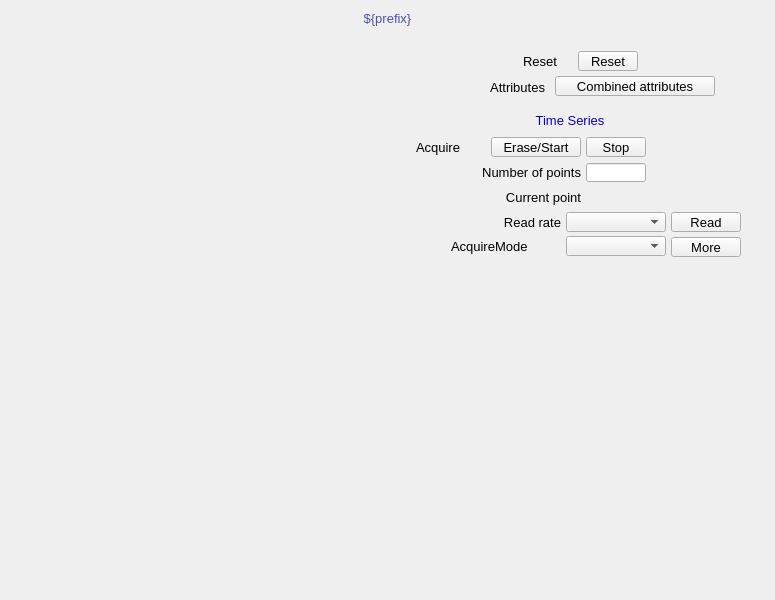
<?xml version="1.0" ?>
<ui version="4.0">
  <class>Dialog</class>
  <widget class="QWidget" name="screen">
    <property name="geometry">
      <rect>
        <x>826</x>
        <y>470</y>
        <width>775</width>
        <height>600</height>
      </rect>
    </property>
    <property name="styleSheet">
      <string notr="true">QWidget#screen {
  color: rgb(0, 0, 0);
  background-color: rgb(187, 187, 187);
  }</string>
    </property>
    <property name="windowTitle">
      <string>NDPluginAttribute</string>
    </property>
    <widget class="PyDMDrawingRectangle" name="rectangle">
      <property name="geometry">
        <rect>
          <x>0</x>
          <y>5</y>
          <width>775</width>
          <height>25</height>
        </rect>
      </property>
      <property name="brush" stdset="0">
        <brush brushstyle="SolidPattern">
          <color alpha="255">
            <red>218</red>
            <green>218</green>
            <blue>218</blue>
          </color>
        </brush>
      </property>
      <property name="penStyle" stdset="0">
        <enum>Qt::SolidLine</enum>
      </property>
      <property name="penColor" stdset="0">
        <color>
          <red>218</red>
          <green>218</green>
          <blue>218</blue>
        </color>
      </property>
      <property name="penWidth" stdset="0">
        <double>0</double>
      </property>
      <property name="penCapStyle" stdset="0">
        <enum>Qt::FlatCap</enum>
      </property>
      <property name="toolTip">
        <string>rectangle</string>
      </property>
    </widget>
    <widget class="PyDMEmbeddedDisplay" name="composite">
      <property name="geometry">
        <rect>
          <x>5</x>
          <y>40</y>
          <width>380</width>
          <height>555</height>
        </rect>
      </property>
      <property name="toolTip">
        <string>composite</string>
      </property>
      <property name="filename" stdset="0">
        <string>PluginBase_V35.ui</string>
      </property>
    </widget>
    <widget class="PyDMDrawingRectangle" name="rectangle_1">
      <property name="geometry">
        <rect>
          <x>390</x>
          <y>40</y>
          <width>380</width>
          <height>60</height>
        </rect>
      </property>
      <property name="brush" stdset="0">
        <brush brushstyle="NoBrush">
          <color alpha="255">
            <red>45</red>
            <green>45</green>
            <blue>45</blue>
          </color>
        </brush>
      </property>
      <property name="penStyle" stdset="0">
        <enum>Qt::SolidLine</enum>
      </property>
      <property name="penColor" stdset="0">
        <color>
          <red>45</red>
          <green>45</green>
          <blue>45</blue>
        </color>
      </property>
      <property name="penWidth" stdset="0">
        <double>1</double>
      </property>
      <property name="penCapStyle" stdset="0">
        <enum>Qt::FlatCap</enum>
      </property>
      <property name="toolTip">
        <string>rectangle_1</string>
      </property>
    </widget>
    <widget class="PyDMFrame" name="composite_1">
      <property name="geometry">
        <rect>
          <x>0</x>
          <y>6</y>
          <width>775</width>
          <height>25</height>
        </rect>
      </property>
      <widget class="QLabel" name="text">
        <property name="geometry">
          <rect>
            <x>0</x>
            <y>0</y>
            <width>775</width>
            <height>25</height>
          </rect>
        </property>
        <property name="text">
          <string>${prefix}</string>
        </property>
        <property name="font" stdset="0">
          <font>
            <pointsize>10</pointsize>
          </font>
        </property>
        <property name="brush" stdset="0">
          <brush brushstyle="SolidPattern">
            <color alpha="255">
              <red>77</red>
              <green>82</green>
              <blue>164</blue>
            </color>
          </brush>
        </property>
        <property name="toolTip">
          <string>text</string>
        </property>
        <property name="alignment">
          <set>Qt::AlignCenter</set>
        </property>
        <property name="styleSheet">
          <string notr="true">QLabel#text {
  color: rgb(77, 82, 164);
  }</string>
        </property>
      </widget>
    </widget>
    <widget class="PyDMFrame" name="composite_2">
      <property name="geometry">
        <rect>
          <x>445</x>
          <y>76</y>
          <width>270</width>
          <height>21</height>
        </rect>
      </property>
      <widget class="PyDMRelatedDisplayButton" name="related_display">
        <property name="geometry">
          <rect>
            <x>110</x>
            <y>0</y>
            <width>160</width>
            <height>20</height>
          </rect>
        </property>
        <property name="toolTip">
          <string>Combined attributes</string>
        </property>
        <property name="text">
          <string>Combined attributes</string>
        </property>
        <property name="showIcon" stdset="0">
          <bool>true</bool>
        </property>
        <property name="font" stdset="0">
          <font>
            <pointsize>10</pointsize>
          </font>
        </property>
        <property name="styleSheet">
          <string notr="true">PyDMRelatedDisplayButton#related_display {
  color: rgb(0, 0, 0);
  background-color: rgb(115, 223, 255);
  }</string>
        </property>
        <property name="titles" stdset="0">
          <stringlist>
            <string>Attributes 1-8</string>
            <string>Attributes 9-16</string>
          </stringlist>
        </property>
        <property name="filenames" stdset="0">
          <stringlist>
            <string>AttributePlugin8_V35.ui</string>
            <string>AttributePlugin8_V35.ui</string>
          </stringlist>
        </property>
        <property name="macros" stdset="0">
          <stringlist>
            <string>P=${P},R=${R},A1=1:,A2=2:,A3=3:,A4=4:,A5=5:,A6=6:,A7=7:,A8=8:</string>
            <string>P=${P},R=${R},A1=9:,A2=10:,A3=11:,A4=12:,A5=13:,A6=14:,A7=15:,A8=16:</string>
          </stringlist>
        </property>
        <property name="openInNewWindow" stdset="0">
          <bool>true</bool>
        </property>
      </widget>
      <widget class="QLabel" name="text_1">
        <property name="geometry">
          <rect>
            <x>0</x>
            <y>1</y>
            <width>100</width>
            <height>20</height>
          </rect>
        </property>
        <property name="text">
          <string>Attributes</string>
        </property>
        <property name="font" stdset="0">
          <font>
            <pointsize>10</pointsize>
          </font>
        </property>
        <property name="brush" stdset="0">
          <brush brushstyle="SolidPattern">
            <color alpha="255">
              <red>0</red>
              <green>0</green>
              <blue>0</blue>
            </color>
          </brush>
        </property>
        <property name="toolTip">
          <string>text_1</string>
        </property>
        <property name="alignment">
          <set>Qt::AlignRight|Qt::AlignTrailing|Qt::AlignVCenter</set>
        </property>
        <property name="styleSheet">
          <string notr="true">QLabel#text_1 {
  color: rgb(0, 0, 0);
  }</string>
        </property>
      </widget>
    </widget>
    <widget class="PyDMFrame" name="composite_3">
      <property name="geometry">
        <rect>
          <x>523</x>
          <y>51</y>
          <width>115</width>
          <height>20</height>
        </rect>
      </property>
      <widget class="PyDMPushButton" name="message_button">
        <property name="geometry">
          <rect>
            <x>55</x>
            <y>0</y>
            <width>60</width>
            <height>20</height>
          </rect>
        </property>
        <property name="text">
          <string>Reset</string>
        </property>
        <property name="font" stdset="0">
          <font>
            <pointsize>10</pointsize>
          </font>
        </property>
        <property name="toolTip">
          <string>${prefix}Reset</string>
        </property>
        <property name="channel" stdset="0">
          <string>ca://${prefix}Reset</string>
        </property>
        <property name="pressValue" stdset="0">
          <string>1</string>
        </property>
        <property name="styleSheet">
          <string notr="true">PyDMPushButton#message_button {
  color: rgb(0, 0, 0);
  background-color: rgb(115, 223, 255);
  }</string>
        </property>
      </widget>
      <widget class="QLabel" name="text_2">
        <property name="geometry">
          <rect>
            <x>0</x>
            <y>0</y>
            <width>50</width>
            <height>20</height>
          </rect>
        </property>
        <property name="text">
          <string>Reset</string>
        </property>
        <property name="font" stdset="0">
          <font>
            <pointsize>10</pointsize>
          </font>
        </property>
        <property name="brush" stdset="0">
          <brush brushstyle="SolidPattern">
            <color alpha="255">
              <red>0</red>
              <green>0</green>
              <blue>0</blue>
            </color>
          </brush>
        </property>
        <property name="toolTip">
          <string>text_2</string>
        </property>
        <property name="alignment">
          <set>Qt::AlignLeading|Qt::AlignLeft|Qt::AlignVCenter</set>
        </property>
        <property name="styleSheet">
          <string notr="true">QLabel#text_2 {
  color: rgb(0, 0, 0);
  }</string>
        </property>
      </widget>
    </widget>
    <widget class="PyDMFrame" name="composite_4">
      <property name="geometry">
        <rect>
          <x>390</x>
          <y>105</y>
          <width>380</width>
          <height>155</height>
        </rect>
      </property>
      <widget class="PyDMDrawingRectangle" name="rectangle_2">
        <property name="geometry">
          <rect>
            <x>120</x>
            <y>5</y>
            <width>120</width>
            <height>21</height>
          </rect>
        </property>
        <property name="brush" stdset="0">
          <brush brushstyle="SolidPattern">
            <color alpha="255">
              <red>218</red>
              <green>218</green>
              <blue>218</blue>
            </color>
          </brush>
        </property>
        <property name="penStyle" stdset="0">
          <enum>Qt::SolidLine</enum>
        </property>
        <property name="penColor" stdset="0">
          <color>
            <red>218</red>
            <green>218</green>
            <blue>218</blue>
          </color>
        </property>
        <property name="penWidth" stdset="0">
          <double>0</double>
        </property>
        <property name="penCapStyle" stdset="0">
          <enum>Qt::FlatCap</enum>
        </property>
        <property name="toolTip">
          <string>rectangle_2</string>
        </property>
      </widget>
      <widget class="PyDMDrawingRectangle" name="rectangle_3">
        <property name="geometry">
          <rect>
            <x>0</x>
            <y>0</y>
            <width>380</width>
            <height>155</height>
          </rect>
        </property>
        <property name="brush" stdset="0">
          <brush brushstyle="NoBrush">
            <color alpha="255">
              <red>0</red>
              <green>0</green>
              <blue>0</blue>
            </color>
          </brush>
        </property>
        <property name="penStyle" stdset="0">
          <enum>Qt::SolidLine</enum>
        </property>
        <property name="penColor" stdset="0">
          <color>
            <red>0</red>
            <green>0</green>
            <blue>0</blue>
          </color>
        </property>
        <property name="penWidth" stdset="0">
          <double>1</double>
        </property>
        <property name="penCapStyle" stdset="0">
          <enum>Qt::FlatCap</enum>
        </property>
        <property name="toolTip">
          <string>rectangle_3</string>
        </property>
      </widget>
      <widget class="QLabel" name="text_3">
        <property name="geometry">
          <rect>
            <x>125</x>
            <y>5</y>
            <width>110</width>
            <height>20</height>
          </rect>
        </property>
        <property name="text">
          <string>Time Series</string>
        </property>
        <property name="font" stdset="0">
          <font>
            <pointsize>10</pointsize>
          </font>
        </property>
        <property name="brush" stdset="0">
          <brush brushstyle="SolidPattern">
            <color alpha="255">
              <red>10</red>
              <green>0</green>
              <blue>184</blue>
            </color>
          </brush>
        </property>
        <property name="toolTip">
          <string>text_3</string>
        </property>
        <property name="alignment">
          <set>Qt::AlignCenter</set>
        </property>
        <property name="styleSheet">
          <string notr="true">QLabel#text_3 {
  color: rgb(10, 0, 184);
  }</string>
        </property>
      </widget>
      <widget class="QLabel" name="text_4">
        <property name="geometry">
          <rect>
            <x>61</x>
            <y>82</y>
            <width>130</width>
            <height>20</height>
          </rect>
        </property>
        <property name="text">
          <string>Current point</string>
        </property>
        <property name="font" stdset="0">
          <font>
            <pointsize>10</pointsize>
          </font>
        </property>
        <property name="brush" stdset="0">
          <brush brushstyle="SolidPattern">
            <color alpha="255">
              <red>0</red>
              <green>0</green>
              <blue>0</blue>
            </color>
          </brush>
        </property>
        <property name="toolTip">
          <string>text_4</string>
        </property>
        <property name="alignment">
          <set>Qt::AlignRight|Qt::AlignTrailing|Qt::AlignVCenter</set>
        </property>
        <property name="styleSheet">
          <string notr="true">QLabel#text_4 {
  color: rgb(0, 0, 0);
  }</string>
        </property>
      </widget>
      <widget class="PyDMLabel" name="text_update">
        <property name="geometry">
          <rect>
            <x>196</x>
            <y>83</y>
            <width>90</width>
            <height>18</height>
          </rect>
        </property>
        <property name="toolTip">
          <string>PV: ${prefix}TS:TSCurrentPoint</string>
        </property>
        <property name="channel" stdset="0">
          <string>ca://${prefix}TS:TSCurrentPoint</string>
        </property>
        <property name="font" stdset="0">
          <font>
            <pointsize>10</pointsize>
          </font>
        </property>
        <property name="alignment">
          <set>Qt::AlignLeading|Qt::AlignLeft|Qt::AlignVCenter</set>
        </property>
        <property name="textInteractionFlags">
          <set>Qt::TextSelectableByKeyboard|Qt::TextSelectableByMouse</set>
        </property>
        <property name="styleSheet">
          <string notr="true">PyDMLabel#text_update {
  color: rgb(10, 0, 184);
  background-color: rgb(187, 187, 187);
  }</string>
        </property>
      </widget>
      <widget class="PyDMEnumComboBox" name="menu">
        <property name="geometry">
          <rect>
            <x>176</x>
            <y>107</y>
            <width>100</width>
            <height>20</height>
          </rect>
        </property>
        <property name="toolTip">
          <string>${prefix}TS:TSRead.SCAN</string>
        </property>
        <property name="channel" stdset="0">
          <string>ca://${prefix}TS:TSRead.SCAN</string>
        </property>
        <property name="font" stdset="0">
          <font>
            <pointsize>10</pointsize>
          </font>
        </property>
        <property name="styleSheet">
          <string notr="true">PyDMEnumComboBox#menu {
  color: rgb(0, 0, 0);
  background-color: rgb(115, 223, 255);
  }</string>
        </property>
      </widget>
      <widget class="PyDMPushButton" name="message_button_1">
        <property name="geometry">
          <rect>
            <x>281</x>
            <y>107</y>
            <width>70</width>
            <height>20</height>
          </rect>
        </property>
        <property name="text">
          <string>Read</string>
        </property>
        <property name="font" stdset="0">
          <font>
            <pointsize>10</pointsize>
          </font>
        </property>
        <property name="toolTip">
          <string>${prefix}TS:TSRead.PROC</string>
        </property>
        <property name="channel" stdset="0">
          <string>ca://${prefix}TS:TSRead.PROC</string>
        </property>
        <property name="pressValue" stdset="0">
          <string>1</string>
        </property>
        <property name="styleSheet">
          <string notr="true">PyDMPushButton#message_button_1 {
  color: rgb(0, 0, 0);
  background-color: rgb(115, 223, 255);
  }</string>
        </property>
      </widget>
      <widget class="QLabel" name="text_5">
        <property name="geometry">
          <rect>
            <x>81</x>
            <y>107</y>
            <width>90</width>
            <height>20</height>
          </rect>
        </property>
        <property name="text">
          <string>Read rate</string>
        </property>
        <property name="font" stdset="0">
          <font>
            <pointsize>10</pointsize>
          </font>
        </property>
        <property name="brush" stdset="0">
          <brush brushstyle="SolidPattern">
            <color alpha="255">
              <red>0</red>
              <green>0</green>
              <blue>0</blue>
            </color>
          </brush>
        </property>
        <property name="toolTip">
          <string>text_5</string>
        </property>
        <property name="alignment">
          <set>Qt::AlignRight|Qt::AlignTrailing|Qt::AlignVCenter</set>
        </property>
        <property name="styleSheet">
          <string notr="true">QLabel#text_5 {
  color: rgb(0, 0, 0);
  }</string>
        </property>
      </widget>
      <widget class="PyDMLineEdit" name="text_entry">
        <property name="geometry">
          <rect>
            <x>196</x>
            <y>58</y>
            <width>60</width>
            <height>19</height>
          </rect>
        </property>
        <property name="channel" stdset="0">
          <string>ca://${prefix}TS:TSNumPoints</string>
        </property>
        <property name="toolTip">
          <string>${prefix}TS:TSNumPoints</string>
        </property>
        <property name="font" stdset="0">
          <font>
            <pointsize>10</pointsize>
          </font>
        </property>
        <property name="styleSheet">
          <string notr="true">PyDMLineEdit#text_entry {
  color: rgb(0, 0, 0);
  background-color: rgb(115, 223, 255);
  border: 1px solid black;
  margin: 0px;
  padding: 0px;
  spacing: 0px;
  }</string>
        </property>
      </widget>
      <widget class="QLabel" name="text_6">
        <property name="geometry">
          <rect>
            <x>31</x>
            <y>57</y>
            <width>160</width>
            <height>20</height>
          </rect>
        </property>
        <property name="text">
          <string>Number of points</string>
        </property>
        <property name="font" stdset="0">
          <font>
            <pointsize>10</pointsize>
          </font>
        </property>
        <property name="brush" stdset="0">
          <brush brushstyle="SolidPattern">
            <color alpha="255">
              <red>0</red>
              <green>0</green>
              <blue>0</blue>
            </color>
          </brush>
        </property>
        <property name="toolTip">
          <string>text_6</string>
        </property>
        <property name="alignment">
          <set>Qt::AlignRight|Qt::AlignTrailing|Qt::AlignVCenter</set>
        </property>
        <property name="styleSheet">
          <string notr="true">QLabel#text_6 {
  color: rgb(0, 0, 0);
  }</string>
        </property>
      </widget>
      <widget class="PyDMPushButton" name="message_button_2">
        <property name="geometry">
          <rect>
            <x>101</x>
            <y>32</y>
            <width>90</width>
            <height>20</height>
          </rect>
        </property>
        <property name="text">
          <string>Erase/Start</string>
        </property>
        <property name="font" stdset="0">
          <font>
            <pointsize>10</pointsize>
          </font>
        </property>
        <property name="toolTip">
          <string>${prefix}TS:TSAcquire</string>
        </property>
        <property name="channel" stdset="0">
          <string>ca://${prefix}TS:TSAcquire</string>
        </property>
        <property name="pressValue" stdset="0">
          <string>1</string>
        </property>
        <property name="styleSheet">
          <string notr="true">PyDMPushButton#message_button_2 {
  color: rgb(0, 0, 0);
  background-color: rgb(115, 223, 255);
  }</string>
        </property>
      </widget>
      <widget class="PyDMPushButton" name="message_button_3">
        <property name="geometry">
          <rect>
            <x>196</x>
            <y>32</y>
            <width>60</width>
            <height>20</height>
          </rect>
        </property>
        <property name="text">
          <string>Stop</string>
        </property>
        <property name="font" stdset="0">
          <font>
            <pointsize>10</pointsize>
          </font>
        </property>
        <property name="toolTip">
          <string>${prefix}TS:TSAcquire</string>
        </property>
        <property name="channel" stdset="0">
          <string>ca://${prefix}TS:TSAcquire</string>
        </property>
        <property name="pressValue" stdset="0">
          <string>0</string>
        </property>
        <property name="styleSheet">
          <string notr="true">PyDMPushButton#message_button_3 {
  color: rgb(0, 0, 0);
  background-color: rgb(115, 223, 255);
  }</string>
        </property>
      </widget>
      <widget class="PyDMLabel" name="text_update_1">
        <property name="geometry">
          <rect>
            <x>261</x>
            <y>33</y>
            <width>90</width>
            <height>18</height>
          </rect>
        </property>
        <property name="toolTip">
          <string>PV: ${prefix}TS:TSAcquiring</string>
        </property>
        <property name="channel" stdset="0">
          <string>ca://${prefix}TS:TSAcquiring</string>
        </property>
        <property name="displayFormat" stdset="0">
          <enum>PyDMLabel::String</enum>
        </property>
        <property name="font" stdset="0">
          <font>
            <pointsize>10</pointsize>
          </font>
        </property>
        <property name="alignment">
          <set>Qt::AlignLeading|Qt::AlignLeft|Qt::AlignVCenter</set>
        </property>
        <property name="textInteractionFlags">
          <set>Qt::TextSelectableByKeyboard|Qt::TextSelectableByMouse</set>
        </property>
        <property name="styleSheet">
          <string notr="true">PyDMLabel#text_update_1 {
  color: rgb(10, 0, 184);
  background-color: rgb(70, 70, 70);
  }</string>
        </property>
      </widget>
      <widget class="QLabel" name="text_7">
        <property name="geometry">
          <rect>
            <x>26</x>
            <y>32</y>
            <width>70</width>
            <height>20</height>
          </rect>
        </property>
        <property name="text">
          <string>Acquire</string>
        </property>
        <property name="font" stdset="0">
          <font>
            <pointsize>10</pointsize>
          </font>
        </property>
        <property name="brush" stdset="0">
          <brush brushstyle="SolidPattern">
            <color alpha="255">
              <red>0</red>
              <green>0</green>
              <blue>0</blue>
            </color>
          </brush>
        </property>
        <property name="toolTip">
          <string>text_7</string>
        </property>
        <property name="alignment">
          <set>Qt::AlignLeading|Qt::AlignLeft|Qt::AlignVCenter</set>
        </property>
        <property name="styleSheet">
          <string notr="true">QLabel#text_7 {
  color: rgb(0, 0, 0);
  }</string>
        </property>
      </widget>
      <widget class="PyDMRelatedDisplayButton" name="related_display_1">
        <property name="geometry">
          <rect>
            <x>281</x>
            <y>132</y>
            <width>70</width>
            <height>20</height>
          </rect>
        </property>
        <property name="toolTip">
          <string>More</string>
        </property>
        <property name="text">
          <string>More</string>
        </property>
        <property name="showIcon" stdset="0">
          <bool>true</bool>
        </property>
        <property name="font" stdset="0">
          <font>
            <pointsize>10</pointsize>
          </font>
        </property>
        <property name="styleSheet">
          <string notr="true">PyDMRelatedDisplayButton#related_display_1 {
  color: rgb(0, 0, 0);
  background-color: rgb(115, 223, 255);
  }</string>
        </property>
        <property name="titles" stdset="0">
          <stringlist>
            <string>Time series control</string>
          </stringlist>
        </property>
        <property name="filenames" stdset="0">
          <stringlist>
            <string>TimeSeriesPlugin_V35.ui</string>
          </stringlist>
        </property>
        <property name="macros" stdset="0">
          <stringlist>
            <string>P=${P},R=${R}TS:</string>
          </stringlist>
        </property>
        <property name="openInNewWindow" stdset="0">
          <bool>true</bool>
        </property>
      </widget>
      <widget class="QLabel" name="text_8">
        <property name="geometry">
          <rect>
            <x>61</x>
            <y>131</y>
            <width>110</width>
            <height>20</height>
          </rect>
        </property>
        <property name="text">
          <string>AcquireMode</string>
        </property>
        <property name="font" stdset="0">
          <font>
            <pointsize>10</pointsize>
          </font>
        </property>
        <property name="brush" stdset="0">
          <brush brushstyle="SolidPattern">
            <color alpha="255">
              <red>0</red>
              <green>0</green>
              <blue>0</blue>
            </color>
          </brush>
        </property>
        <property name="toolTip">
          <string>text_8</string>
        </property>
        <property name="alignment">
          <set>Qt::AlignLeading|Qt::AlignLeft|Qt::AlignVCenter</set>
        </property>
        <property name="styleSheet">
          <string notr="true">QLabel#text_8 {
  color: rgb(0, 0, 0);
  }</string>
        </property>
      </widget>
      <widget class="PyDMEnumComboBox" name="menu_1">
        <property name="geometry">
          <rect>
            <x>176</x>
            <y>131</y>
            <width>100</width>
            <height>20</height>
          </rect>
        </property>
        <property name="toolTip">
          <string>${prefix}TS:TSAcquireMode</string>
        </property>
        <property name="channel" stdset="0">
          <string>ca://${prefix}TS:TSAcquireMode</string>
        </property>
        <property name="font" stdset="0">
          <font>
            <pointsize>10</pointsize>
          </font>
        </property>
        <property name="styleSheet">
          <string notr="true">PyDMEnumComboBox#menu_1 {
  color: rgb(0, 0, 0);
  background-color: rgb(115, 223, 255);
  }</string>
        </property>
      </widget>
    </widget>
  </widget>
  <customwidgets>
    <customwidget>
      <class>PyDMDrawingRectangle</class>
      <extends>QWidget</extends>
      <header>pydm.widgets.drawing</header>
    </customwidget>
    <customwidget>
      <class>PyDMEmbeddedDisplay</class>
      <extends>QFrame</extends>
      <header>pydm.widgets.embedded_display</header>
    </customwidget>
    <customwidget>
      <class>PyDMFrame</class>
      <extends>QFrame</extends>
      <header>pydm.widgets.frame</header>
    </customwidget>
    <customwidget>
      <class>PyDMLabel</class>
      <extends>QLabel</extends>
      <header>pydm.widgets.label</header>
    </customwidget>
    <customwidget>
      <class>PyDMRelatedDisplayButton</class>
      <extends>QPushButton</extends>
      <header>pydm.widgets.related_display_button</header>
    </customwidget>
    <customwidget>
      <class>PyDMPushButton</class>
      <extends>QPushButton</extends>
      <header>pydm.widgets.pushbutton</header>
    </customwidget>
    <customwidget>
      <class>PyDMEnumComboBox</class>
      <extends>QComboBox</extends>
      <header>pydm.widgets.enum_combo_box</header>
    </customwidget>
    <customwidget>
      <class>PyDMLineEdit</class>
      <extends>QLineEdit</extends>
      <header>pydm.widgets.line_edit</header>
    </customwidget>
  </customwidgets>
</ui>
